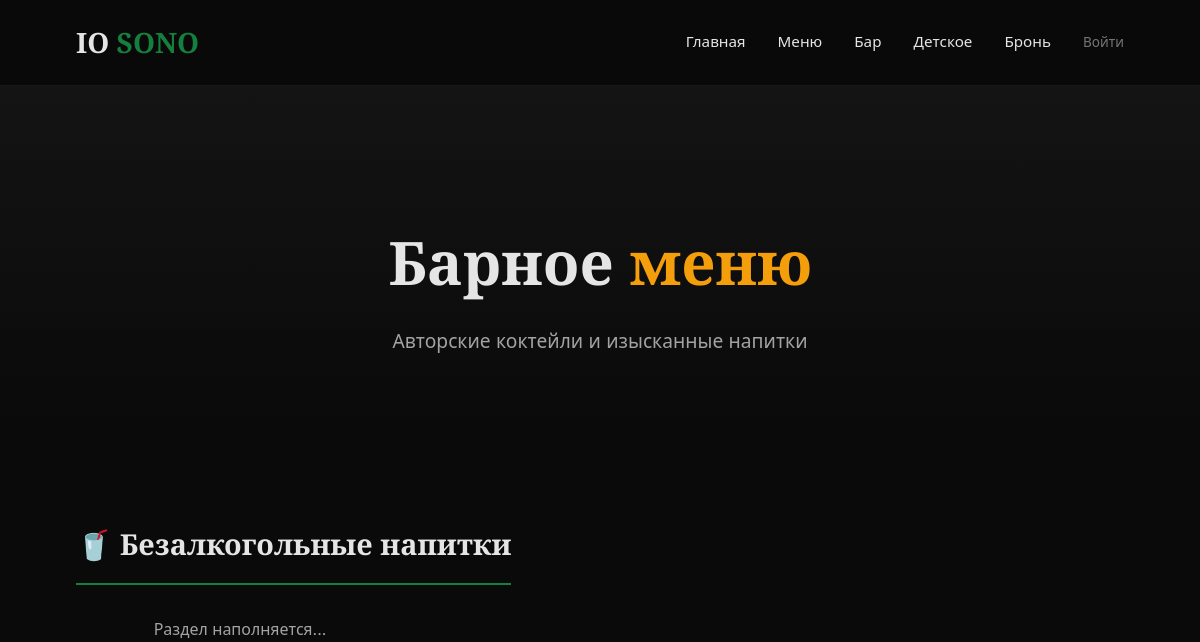
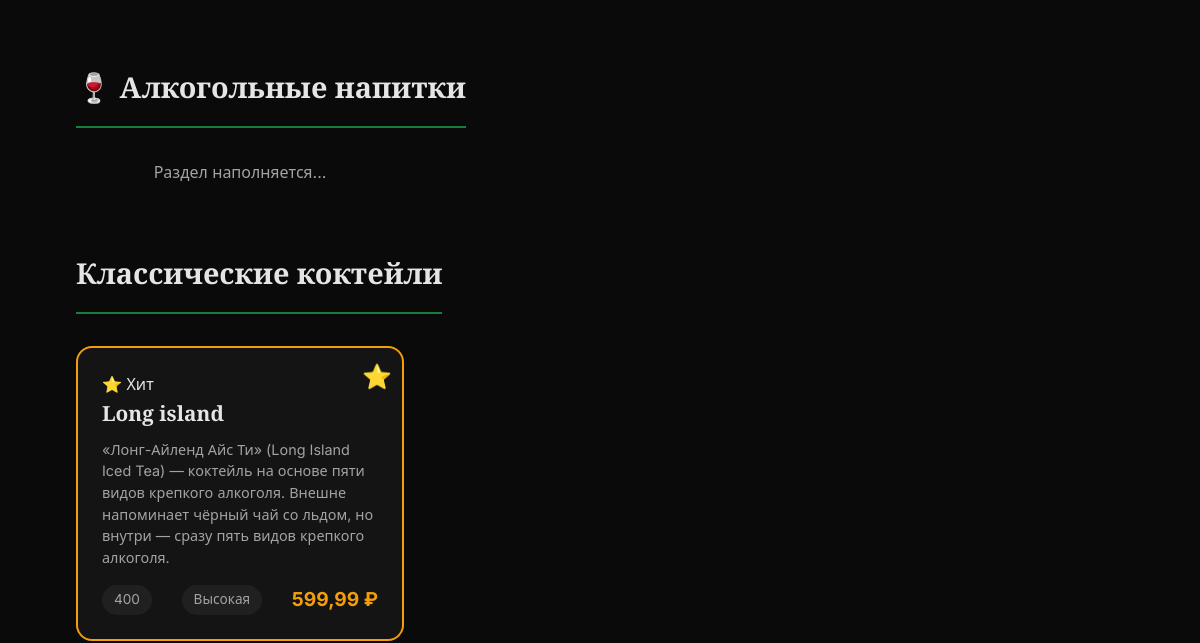
Before: /bar/ (upper part) with the older database file (2 pictures, top to bottom).
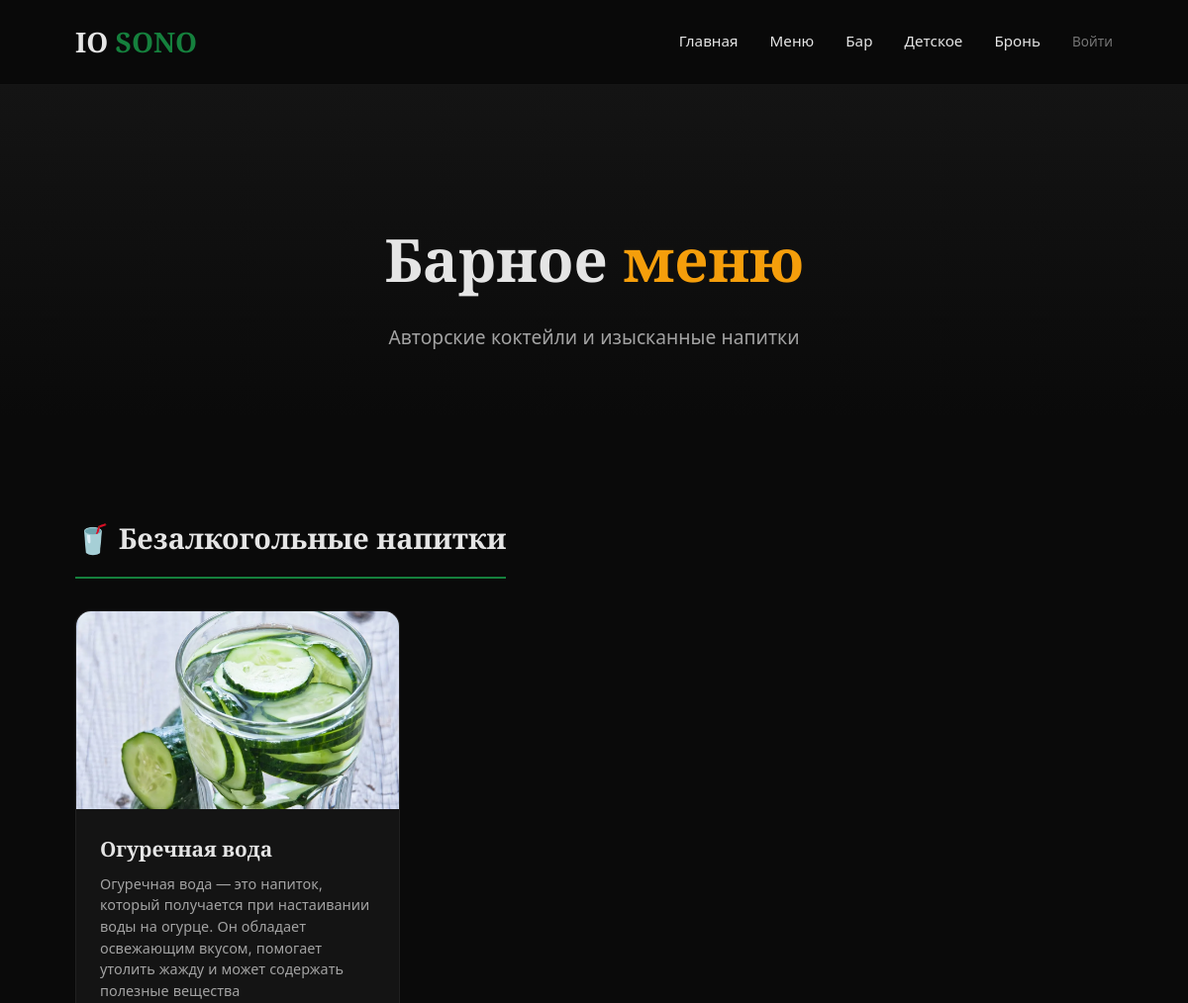
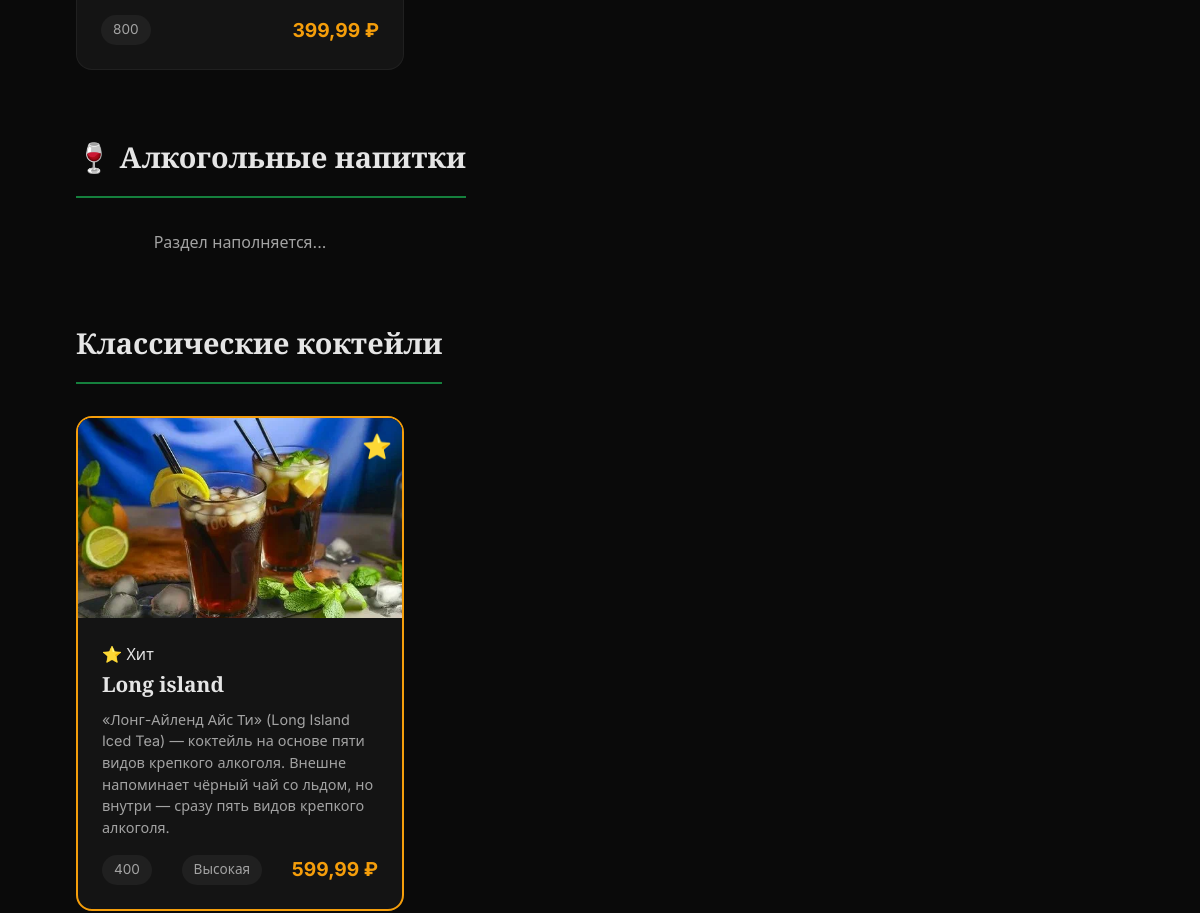
After: the same page with the newer database file (2 pictures, top to bottom).
### core/models.py (models this page shows, shortened)
class BarItem(models.Model):
    BAR_TYPES = [
        ('non_alcoholic', 'Б/А напитки'),
        ('alcoholic', 'Алкогольные напитки'),
        ('cocktail_classic', 'Коктейли классические'),
        ('cocktail_author', 'Коктейли авторские'),
    ]
    category = models.ForeignKey(
        BarCategory,
        on_delete=models.CASCADE,
        verbose_name='Категория',
        related_name='items'
    )
    bar_type = models.CharField(
        'Тип напитка',
        max_length=20,
        choices=BAR_TYPES,
        default='non_alcoholic'
    )
    name = models.CharField('Название', max_length=200)
    description = models.TextField('Описание', blank=True)
    volume = models.CharField('Объём (мл)', max_length=50, blank=True)
    price = models.DecimalField('Цена (₽)', max_digits=8, decimal_places=2)
    image = models.ImageField('Фото', upload_to='bar/', null=True, blank=True)
    is_featured = models.BooleanField('Рекомендуемое', default=False)
    alcohol_content = models.CharField('Крепость', max_length=50, blank=True)
    class Meta:
        verbose_name = 'Напиток'
        verbose_name_plural = 'Барное меню'
        ordering = ['category', 'bar_type', 'name']

### core/views.py (the view)
# urls.py: path('bar/', views.bar_menu, name='bar_menu'),
def bar_menu(request):
    items = BarItem.objects.select_related('category').all()
    categories = BarCategory.objects.prefetch_related('items').all()
    bar_types = {
        'non_alcoholic': items.filter(bar_type='non_alcoholic'),
        'alcoholic': items.filter(bar_type='alcoholic'),
        'cocktail_classic': items.filter(bar_type='cocktail_classic'),
        'cocktail_author': items.filter(bar_type='cocktail_author'),
    }
    return render(request, 'bar_menu.html', {
        'items': items,
        'categories': categories,
        'bar_types': bar_types
    })

### templates/bar_menu.html (shortened to what this page needs)
{% extends 'base.html' %}
{% block content %}
<section class="page-header">
    <div class="container">
        <h1 class="page-header__title">Барное <span class="text-accent">меню</span></h1>
        <p class="page-header__desc">Авторские коктейли и изысканные напитки</p>
    </div>
</section>
<section class="section bar-menu">
    <div class="container">
        <div class="menu-section-type">
            <h2 class="menu-section-type__title">🥤 Безалкогольные напитки</h2>
            <div class="bar-grid">
                {% for item in bar_types.non_alcoholic %}
                <div class="bar-item">
                    {% if item.image %}
                    <div class="bar-item__img" style="background-image: url('{{ item.image.url }}');"></div>
                    {% endif %}
                    <div class="bar-item__body">
                        <h3 class="bar-item__name">{{ item.name }}</h3>
                        {% if item.description %}
                        <p class="bar-item__desc">{{ item.description }}</p>
                        {% endif %}
                        <div class="bar-item__meta">
                            {% if item.volume %}
                            <span class="bar-item__volume">{{ item.volume }}</span>
                            {% endif %}
                            <span class="bar-item__price">{{ item.price }} ₽</span>
                        </div>
                    </div>
                </div>
                {% empty %}
                <p class="text-muted">Раздел наполняется...</p>
                {% endfor %}
            </div>
        </div>
        <div class="menu-section-type">
            <h2 class="menu-section-type__title">🍷 Алкогольные напитки</h2>
            <div class="bar-grid">
                {% for item in bar_types.alcoholic %}
                <div class="bar-item">
                    {% if item.image %}
                    <div class="bar-item__img" style="background-image: url('{{ item.image.url }}');"></div>
                    {% endif %}
                    <div class="bar-item__body">
                        <h3 class="bar-item__name">{{ item.name }}</h3>
                        {% if item.description %}
                        <p class="bar-item__desc">{{ item.description }}</p>
                        {% endif %}
                        <div class="bar-item__meta">
                            {% if item.volume %}
                            <span class="bar-item__volume">{{ item.volume }}</span>
                            {% endif %}
                            {% if item.alcohol_content %}
                            <span class="bar-item__alcohol">{{ item.alcohol_content }}</span>
                            {% endif %}
                            <span class="bar-item__price">{{ item.price }} ₽</span>
                        </div>
                    </div>
                </div>
                {% empty %}
                <p class="text-muted">Раздел наполняется...</p>
                {% endfor %}
            </div>
        </div>
        <div class="menu-section-type">
            <h2 class="menu-section-type__title"> Классические коктейли</h2>
            <div class="bar-grid">
                {% for item in bar_types.cocktail_classic %}
                <div class="bar-item {% if item.is_featured %}bar-item--featured{% endif %}">
                    {% if item.image %}
                    <div class="bar-item__img" style="background-image: url('{{ item.image.url }}');"></div>
                    {% endif %}
                    <div class="bar-item__body">
                        {% if item.is_featured %}<span class="featured-badge">⭐ Хит</span>{% endif %}
                        <h3 class="bar-item__name">{{ item.name }}</h3>
                        {% if item.description %}
                        <p class="bar-item__desc">{{ item.description }}</p>
                        {% endif %}
                        <div class="bar-item__meta">
                            {% if item.volume %}
                            <span class="bar-item__volume">{{ item.volume }}</span>
                            {% endif %}
                            {% if item.alcohol_content %}
                            <span class="bar-item__alcohol">{{ item.alcohol_content }}</span>
                            {% endif %}
                            <span class="bar-item__price">{{ item.price }} ₽</span>
                        </div>
                    </div>
                </div>
                {% empty %}
                <p class="text-muted">Раздел наполняется...</p>
                {% endfor %}
            </div>
        </div>
    </div>
</section>
{% endblock %}

### templates/base.html (shortened to what this page needs)
{% load static %}
<!DOCTYPE html>
<html lang="ru">
<head>
    <link rel="stylesheet" href="{% static 'css/style.css' %}">
</head>
<body>
    <header class="header">
        <div class="container header__inner">
            <a href="/" class="logo">IO <span class="logo__accent">SONO</span></a>
            <nav class="nav">
                <a href="{% url 'core:home' %}" class="nav__link">Главная</a>
                <a href="{% url 'core:menu' %}" class="nav__link">Меню</a>
                <a href="{% url 'core:bar_menu' %}" class="nav__link">Бар</a>
                <a href="{% url 'core:kids_menu' %}" class="nav__link">Детское</a>
                <a href="{% url 'core:reservation' %}" class="nav__link">Бронь</a>
                {% if user.is_authenticated %}
                <div class="user-menu">
                    <button class="user-menu__trigger" type="button">
                        <span class="user-menu__name">👤 {{ user.username }}</span>
                        <span class="user-menu__arrow">▼</span>
                    </button>
                    <div class="user-menu__dropdown">
                        <a href="{% url 'core:profile' %}" class="user-menu__item">
                            <span>📋</span> Мои брони
                        </a>
                        <a href="{% url 'core:loyalty' %}" class="user-menu__item">
                            <span>🎁</span> Бонусы
                        </a>
                        <div class="user-menu__divider"></div>
                        <a href="{% url 'core:logout' %}" class="user-menu__item user-menu__item--danger">
                            <span>🚪</span> Выйти
                        </a>
                    </div>
                </div>
                {% else %}
                    <a href="{% url 'core:login' %}" class="nav__link nav__link--admin">Войти</a>
                {% endif %}
            </nav>
        </div>
    </header>
    <main>
        {% block content %}{% endblock %}
    </main>
</body>
</html>

### static/css/style.css (style rules this page uses)
*, *::before, *::after { box-sizing: border-box; margin: 0; padding: 0; }
html { scroll-behavior: smooth; }
body { font-family: 'Inter', system-ui, sans-serif; background: #0a0a0a; color: #e5e5e5; line-height: 1.6; overflow-x: hidden; padding-top: 0; }
a { text-decoration: none; color: inherit; }
:root { --clr-bg: #0a0a0a; --clr-surface: #141414; --clr-surface-hover: #1a1a1a; --clr-primary: #15803d; --clr-primary-hover: #166534; --clr-accent: #f59e0b; --clr-text: #e5e5e5; --clr-muted: #a3a3a3; --font-serif: 'Playfair Display', Georgia, serif; --font-sans: 'Inter', system-ui, sans-serif; --radius: 16px; --shadow: 0 10px 30px rgba(0,0,0,0.4); --transition: 0.3s cubic-bezier(0.4, 0, 0.2, 1); }
.container { width: min(90%, 1200px); margin: 0 auto; padding: 0 1rem; }
.section { padding: clamp(60px, 10vw, 100px) 0; }
.text-accent { color: var(--clr-accent); }
.text-muted { color: var(--clr-muted); text-align: center; }
.header { position: relative; z-index: 100; padding: 1.25rem 0; background: rgba(10,10,10,0.95); backdrop-filter: blur(12px); border-bottom: 1px solid rgba(255,255,255,0.05); transition: var(--transition); }
.header__inner { display: flex; align-items: center; justify-content: space-between; }
.logo { font-family: var(--font-serif); font-size: 1.75rem; font-weight: 700; }
.logo__accent { color: var(--clr-primary); }
.nav { display: flex; gap: 2rem; align-items: center; }
.nav__link { font-size: 0.95rem; font-weight: 500; position: relative; transition: var(--transition); }
.nav__link--admin { color: var(--clr-muted); font-size: 0.85rem; opacity: 0.7; }
.page-header { padding: 8rem 0 4rem; background: linear-gradient(180deg, var(--clr-surface) 0%, var(--clr-bg) 100%); text-align: center; }
.page-header__title { font-family: var(--font-serif); font-size: clamp(2.5rem, 5vw, 4rem); margin-bottom: 1rem; }
.page-header__desc { color: var(--clr-muted); font-size: 1.2rem; }
.menu-section-type { margin-bottom: 4rem; }
.menu-section-type__title { font-family: var(--font-serif); font-size: 1.8rem; margin-bottom: 2rem; padding-bottom: 1rem; border-bottom: 2px solid var(--clr-primary); display: inline-block; }
.bar-grid { display: grid; grid-template-columns: repeat(auto-fill, minmax(320px, 1fr)); gap: 2rem; }
.bar-item { background: var(--clr-surface); border-radius: var(--radius); overflow: hidden; border: 1px solid rgba(255,255,255,0.05); transition: var(--transition); }
.bar-item--featured { border: 2px solid var(--clr-accent); position: relative; }
.bar-item--featured::before { content: '⭐'; position: absolute; top: 10px; right: 10px; font-size: 1.5rem; z-index: 2; }
.bar-item__img { height: 200px; background-size: cover; background-position: center; background-color: #222; }
.bar-item__body { padding: 1.5rem; }
.bar-item__name { font-family: var(--font-serif); font-size: 1.3rem; margin-bottom: 0.5rem; }
.bar-item__desc { color: var(--clr-muted); font-size: 0.9rem; margin-bottom: 1rem; line-height: 1.5; }
.bar-item__meta { display: flex; justify-content: space-between; align-items: center; flex-wrap: wrap; gap: 0.5rem; }
.bar-item__volume, .bar-item__alcohol { font-size: 0.85rem; color: var(--clr-muted); background: rgba(255,255,255,0.05); padding: 0.25rem 0.75rem; border-radius: 20px; }
.bar-item__price { color: var(--clr-accent); font-weight: 700; font-size: 1.2rem; }

Changed rows visible on the page:
added BarItem: image (picture), name "Огуречная вода", description "Огуречная вода — это напиток, который получается при настаивании воды на огурце. Он обладает освежающим вкусом, помогает утолить жажду и может содержать полезные вещества", volume "800", price "399,99", shown under "🥤 Безалкогольные напитки"
changed BarItem "Long island": image: picture added
Other visible differences:
text no longer shown: "Раздел наполняется..."
